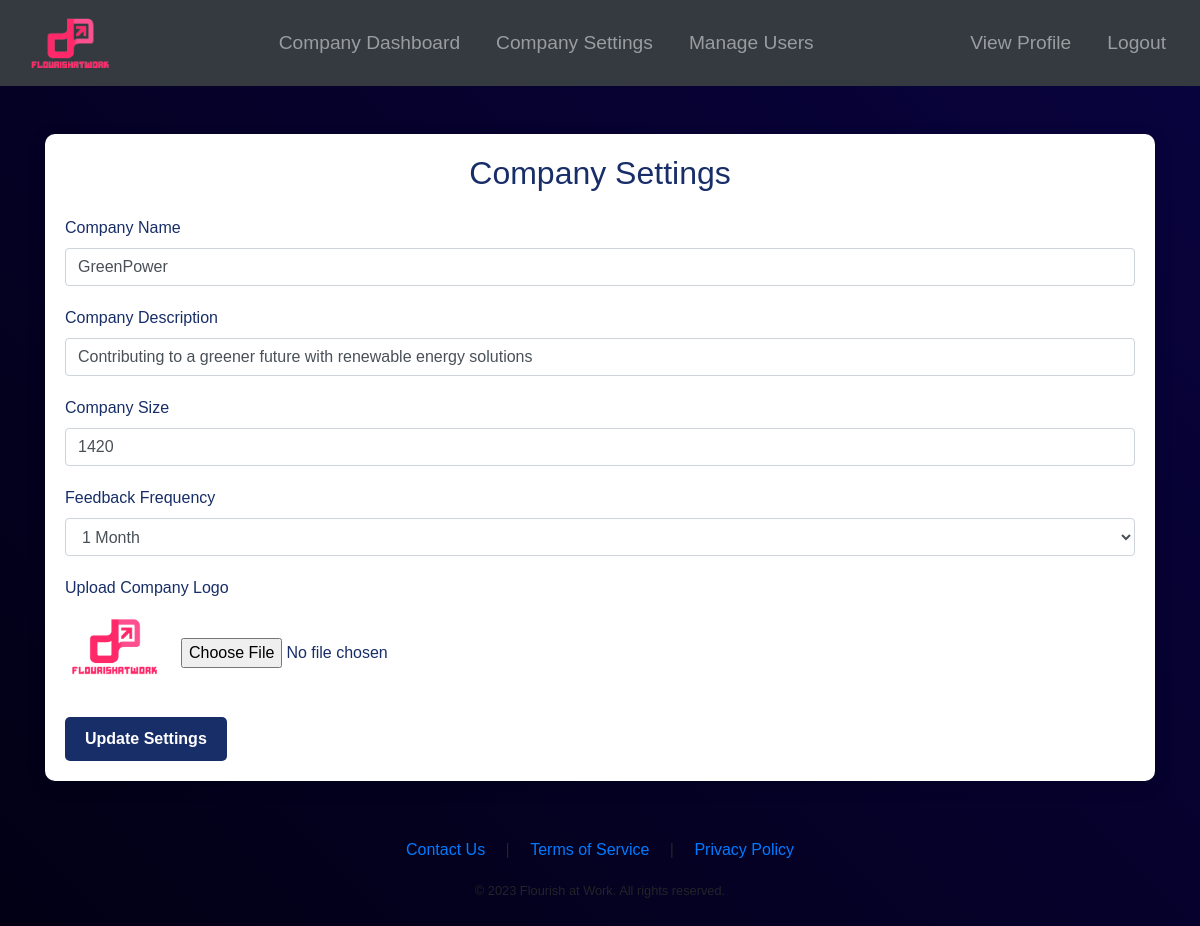
/company/settings (signed in), run on the app's committed database.
### app/models.py (models this page shows, shortened)
class Company(db.Model):
    id = db.Column(db.Integer, primary_key=True)
    name = db.Column(db.String(64), nullable=False)
    description = db.Column(db.String(128), nullable=True)
    size = db.Column(db.Integer, nullable=True)
    users = db.relationship('User', backref='company', lazy='dynamic')
    frequency = db.Column(db.String(64), nullable=True)
    image = db.Column(db.String(128), nullable=True)

### app/routes.py (the view, shortened to what this page needs)
@main.route('/company/settings', methods=['GET', 'POST'])
@login_required
def company_settings():
    if not current_user.role_id == 2:
        abort(403)
    message_type = ''
    message = ''
    form = CompanySettingsForm()
    return render_template('adminsettingsconfig.html', form=form, message_type=message_type, message=message)

### app/forms.py
class CompanySettingsForm(FlaskForm):
    companyName = StringField('Company Name', [DataRequired(), Length(min=1, max=200)])
    companyDescription = StringField('Company Description', [DataRequired(), Length(min=1, max=500)])
    companySize = IntegerField('Company Size', [DataRequired(), NumberRange(min=1, max=1000000)])
    companyFrequency = SelectField('Feedback Frequency', [DataRequired()],
                                   choices=[('1_week', '1 Week'),
                                            ('2_weeks', '2 Weeks'),
                                            ('1_month', '1 Month'),
                                            ('2_months', '2 Months')])
    companyLogo = FileField('Upload Company Logo', validators=[Optional(), FileAllowed(['jpg', 'png'])])
    submit_settings = SubmitField('Update Settings')

### app/models.py (called while the page is built)
@login_manager.user_loader
def load_user(id):
    return User.query.get(int(id))

### app/templates/adminsettingsconfig.html (shortened to what this page needs)
{% extends "base.html" %}
{% block content %}
<div class="container mt-5">
    <div class="form-container mt-4">
        <h2 class="text-center mb-4" style="color: #182e68;">Company Settings</h2>
        <form action="{{ url_for('main.company_settings') }}" method="post" enctype="multipart/form-data">
            <div class="form-group">
                <label for="companyName">Company Name</label>
                <input type="text" class="form-control" id="companyName" name="companyName" value="{{ current_user.company.name }}">
            </div>
            <div class="form-group">
                <label for="companyDescription">Company Description</label>
                <input type="text" class="form-control" id="companyDescription" name="companyDescription" value="{{ current_user.company.description }}">
            </div>
            <div class="form-group">
                <label for="companySize">Company Size</label>
                <input type="number" class="form-control" id="companySize" name="companySize" value="{{ current_user.company.size }}">
            </div>
            <div class="form-group">
                <label for="companyFrequency">Feedback Frequency</label>
                <select class="form-control" id="companyFrequency" name="companyFrequency">
                    <option value="1_month" {% if current_user.company.frequency == '1_month' or not current_user.company.frequency %} selected {% endif %}>1 Month</option>
                </select>
            </div>
            <div class="form-group">
                <label for="companyLogo" class="mr-3">Upload Company Logo</label>
                <div class="form-group d-flex align-items-center">
                    {% if current_user.company.image %}
                        <div class="mb-2 mr-3">
                            <img src="{{ url_for('static', filename='company_logo/' + current_user.company.image) }}" alt="Current Company Logo" width="100">
                        </div>
                    {% endif %}
                    <div>
                        <input type="file" class="form-control-file" id="companyLogo" name="companyLogo">
                    </div>
                </div>
            </div>
            <button type="submit" class="btn btn-primary">Update Settings</button>
        </form>
    </div>
    <hr>
</div>
{% endblock %}

### app/templates/base.html (style rules this page uses)
html, body { height: 100%; margin: 0; }
body { display: flex; flex-direction: column; height: 100%; margin: 0; overflow-y: scroll; }

### app/templates/adminsettingsconfig.html (style rules this page uses)
body { font-family: 'Arial', sans-serif; background: linear-gradient(45deg, #020014, #09033F); }
.form-container { background: white; padding: 20px; border-radius: 10px; box-shadow: 0px 5px 20px rgba(0, 0, 0, 0.1); }
.form-group { margin-bottom: 20px; color: #182e68; }
.btn-primary { background-color: #182e68; border: none; border-radius: 5px; padding: 10px 20px; font-weight: bold; }

### data on the page
Company: companyName "GreenPower", companyDescription "Contributing to a greener future with renewable energy solutions", companySize "1420", companyFrequency "1 Month", image (picture)
